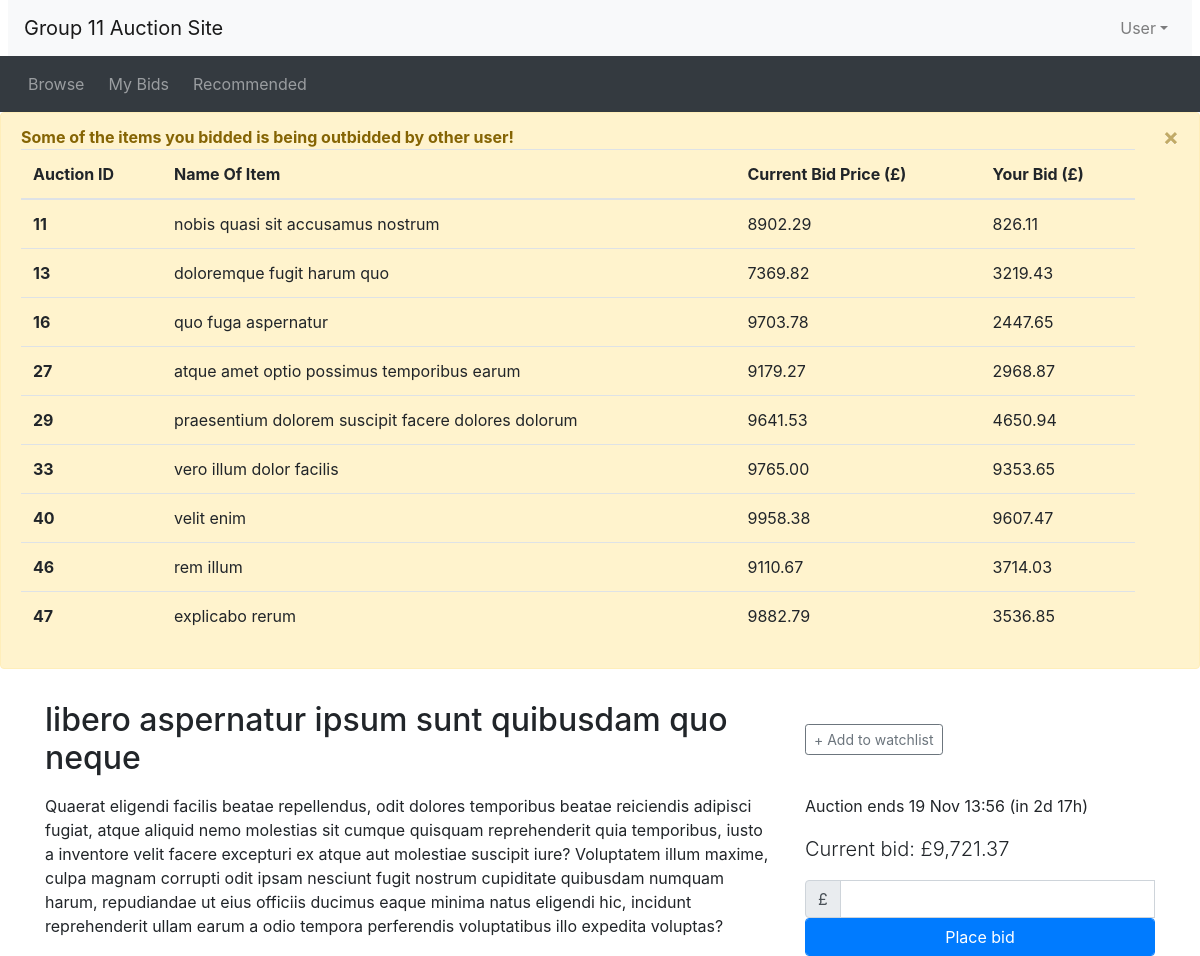
Screenshot of /listing.php?item_id=3 (signed in) with the database file from the repository.
### tables this page shows
CREATE TABLE Auctions (
    AuctionID INT AUTO_INCREMENT,
    UserName VARCHAR(50),
    ItemName TINYTEXT NOT NULL,
    ItemDescription LONGTEXT NOT NULL,
    Category VARCHAR(50),
    StartingPrice FLOAT(10, 2) NOT NULL,
    ReservePrice FLOAT(10, 2) NOT NULL,
    EndingTime DATETIME NOT NULL,
    PRIMARY KEY (AuctionID),
    CONSTRAINT CHECK(ReservePrice > StartingPrice),
    CONSTRAINT FK_UserName_Bid FOREIGN KEY (Username) REFERENCES Users(Username),
    CONSTRAINT FK_Category_Bid FOREIGN KEY (Category) REFERENCES CategoryList(Category)
);

### utilities.php (called while the page is built, shortened)
<?php
function display_time_remaining($interval) {
    if ($interval->days == 0 && $interval->h == 0) {
      $time_remaining = $interval->format('%im %Ss');
    }
    else if ($interval->days == 0) {
      $time_remaining = $interval->format('%hh %im');
    }
    else {
      $time_remaining = $interval->format('%ad %hh');
    }
  return $time_remaining;
}
?>

### listing.php (the view, shortened to what this page needs)
<?php include_once("header.php")?>
<?php include 'database.php'; ?>
<?php require("utilities.php")?>
<?php
  $item_id = $_GET['item_id'];
  $querryCurrentItem = <<<QUERRYTEXT
  SELECT
  a.AuctionID,
  a.ItemName,
  a.ItemDescription,
  a.StartingPrice,
  a.EndingTime,
  COUNT(b.BidID) AS 'CountBids',
  MAX(b.BidPrice) AS 'bidPrice',
  IF(
    MAX(bidPrice) IS NULL,
    a.StartingPrice,
    MAX(bidPrice)
  ) AS 'CurrentPrice',
  a.StartingPrice
FROM
  auctions a
  LEFT JOIN bids b ON a.AuctionID = b.AuctionID
WHERE
  a.AuctionID = {$item_id}
GROUP BY
  a.AuctionID,
  a.ItemName,
  a.ItemDescription,
  a.StartingPrice,
  a.EndingTime
QUERRYTEXT;
  $ItemResult = mysqli_query($connectionView, $querryCurrentItem);
  $ItemInfo = mysqli_fetch_array($ItemResult);
  $title = $ItemInfo['ItemName'];
  $description = $ItemInfo['ItemDescription'];
  $current_price = $ItemInfo['CurrentPrice'];
  $end_time = new DateTime($ItemInfo['EndingTime']);
  $now = new DateTime();
  if ($now < $end_time) {
    $time_to_end = date_diff($now, $end_time);
    $time_remaining = ' (in ' . display_time_remaining($time_to_end) . ')';
  }
  $has_session = true;
  $watching = false;
?>
<div class="container">
<div class="row">
  <div class="col-sm-8">
    <h2 class="my-3"><?php echo($title); ?></h2>
  </div>
  <div class="col-sm-4 align-self-center">
<?php
  if ($now < $end_time):
?>
    <div id="watch_nowatch" <?php if ($has_session && $watching) echo('style="display: none"');?> >
      <button type="button" class="btn btn-outline-secondary btn-sm" onclick="addToWatchlist()">+ Add to watchlist</button>
    </div>
<?php endif  ?>
  </div>
</div>
<div class="row">
  <div class="col-sm-8">
    <div class="itemDescription">
    <?php echo($description); ?>
    </div>
  </div>
  <div class="col-sm-4">
    <p>
<?php if ($now > $end_time): ?>
     This auction ended <?php echo(date_format($end_time, 'j M H:i')) ?>
<?php else: ?>
     Auction ends <?php echo(date_format($end_time, 'j M H:i') . $time_remaining) ?></p>
    <p class="lead">Current bid: £<?php echo(number_format($current_price, 2)) ?></p>
    <form method="POST" action="place_bid.php">
      <div class="input-group">
        <div class="input-group-prepend">
          <span class="input-group-text">£</span>
        </div>
	    <input type="number" class="form-control" id="bid" name="bid">
      </div>
      <button type="submit" class="btn btn-primary form-control">Place bid</button>
    </form>
<?php endif ?>
  </div>
</div>
<?php include_once("footer.php")?>

### header.php (shortened to what this page needs)
<?php require("database.php")?>
<!doctype html>
<html lang="en">
<head>
  <link rel="stylesheet" href="css/bootstrap.min.css">
  <link rel="stylesheet" href="https://cdnjs.cloudflare.com/ajax/libs/font-awesome/4.7.0/css/font-awesome.min.css">
  <link rel="stylesheet" href="css/custom.css">
</head>
<body>
<nav class="navbar navbar-expand-lg navbar-light bg-light mx-2">
  <a class="navbar-brand" href="#">Group 11 Auction Site</a>
  <ul class="navbar-nav ml-auto">
    <li class="nav-item dropdown">
<?php
  if (isset($_SESSION['logged_in']) && $_SESSION['logged_in'] == true) {
    echo "<a class='nav-link dropdown-toggle' href='#' id='navbarDropdown' role='button' data-toggle='dropdown' aria-haspopup='true' aria-expanded='false'>User</a>".
    "<div class='dropdown-menu dropdown-menu-right' aria-labelledby='navbarDropdown'>".
    "<a class='dropdown-item' href='#'>User Name: ".$_SESSION['username']."</a>".
    "<a class='dropdown-item' href='#'>Email: ".$_SESSION['email']."</a>".
    "<a class='dropdown-item' href='#'>User Group: ".$_SESSION['account_type']."</a>".
    "<div class='dropdown-divider'></div>".
    "<a class='dropdown-item' href='logout.php'>Logout</a>";
  }
  else {
    echo '<button type="button" class="btn nav-link" data-toggle="modal" data-target="#loginModal">Login</button>';
  }
?>
      </div>
    </li>
  </ul>
</nav>
<nav class="navbar navbar-expand-lg navbar-dark bg-dark">
  <ul class="navbar-nav align-middle">
	<li class="nav-item mx-1">
      <a class="nav-link" href="browse.php">Browse</a>
    </li>
<?php
  if (isset($_SESSION['account_type']) && $_SESSION['account_type'] == 'buyer') {
  echo('
	<li class="nav-item mx-1">
      <a class="nav-link" href="mybids.php">My Bids</a>
    </li>
	<li class="nav-item mx-1">
      <a class="nav-link" href="recommendations.php">Recommended</a>
    </li>');
  }
?>
  </ul>
</nav>
<?php
if (isset($_SESSION['logged_in']) && $_SESSION['logged_in'] == true) {
  if (isset($_SESSION['account_type']) && $_SESSION['account_type'] == 'buyer') {
  $querryOutbid = <<<QUERRYTEXT
SELECT *
FROM
  (
    SELECT
      a.AuctionID,
      a.ItemName,
      a.StartingPrice,
      MAX(b.BidPrice) AS 'bidPrice',
      IF(
        MAX(bidPrice) IS NULL,
        a.StartingPrice,
        MAX(bidPrice)
      ) AS 'CurrentPrice'
    FROM
      auctions a
      LEFT JOIN bids b ON a.AuctionID = b.AuctionID
    WHERE
      (a.EndingTime - CURRENT_TIMESTAMP) > 0
      AND a.AuctionID IN (
        SELECT
          AuctionID
        FROM
          bids
        WHERE
          UserName = '{$_SESSION['username']}'
        GROUP BY
          AuctionID
      )
    GROUP BY
      a.AuctionID,
      a.ItemName,
      a.ItemDescription,
      a.StartingPrice,
      a.EndingTime
  ) MaxPriceGlobal
  INNER JOIN (
    SELECT
      AuctionID,
      MAX(BidPrice) AS UserMax
    FROM
      bids
    WHERE
      UserName = '{$_SESSION['username']}'
    GROUP BY
      AuctionID
  ) MaxPriceUser ON MaxPriceGlobal.AuctionID = MaxPriceUser.AuctionID
WHERE
  MaxPriceGlobal.CurrentPrice != MaxPriceUser.UserMax
QUERRYTEXT;
$resultOutbid = mysqli_query($connectionView, $querryOutbid);
if (empty(mysqli_fetch_array($resultOutbid)) != TRUE) {
echo <<<TABLEPARTS
<div class="alert alert-warning alert-dismissible fade show" role="alert">
  <strong>Some of the items you bidded is being outbidded by other user!</strong>
  <table class="table">
  <thead>
    <tr>
      <th scope="col">Auction ID</th>
      <th scope="col">Name Of Item</th>
      <th scope="col">Current Bid Price (£)</th>
      <th scope="col">Your Bid (£)</th>
    </tr>
  </thead>
  <tbody>
TABLEPARTS;
while ($row = mysqli_fetch_array($resultOutbid)){
echo <<<ROWPARTS
    <tr>
      <th scope="row">{$row['AuctionID']}</th>
      <td>{$row['ItemName']}</td>
      <td>{$row['CurrentPrice']}</td>
      <td>{$row['UserMax']}</td>
    </tr>
ROWPARTS;
}
echo <<<TABLEPARTS
  </tbody>
</table>
  <button type="button" class="close" data-dismiss="alert" aria-label="Close">
    <span aria-hidden="true">&times;</span>
  </button>
</div>
TABLEPARTS;
   }
 }
}
?>

### rows the page displays
auctions: AuctionID "11", ItemName "nobis quasi sit accusamus nostrum", CurrentPrice "8902.29", UserMax "826.11"
auctions: AuctionID "13", ItemName "doloremque fugit harum quo", CurrentPrice "7369.82", UserMax "3219.43"
auctions: AuctionID "16", ItemName "quo fuga aspernatur", CurrentPrice "9703.78", UserMax "2447.65"
auctions: AuctionID "27", ItemName "atque amet optio possimus temporibus earum", CurrentPrice "9179.27", UserMax "2968.87"
auctions: AuctionID "29", ItemName "praesentium dolorem suscipit facere dolores dolorum", CurrentPrice "9641.53", UserMax "4650.94"
auctions: AuctionID "33", ItemName "vero illum dolor facilis", CurrentPrice "9765.00", UserMax "9353.65"
auctions: AuctionID "40", ItemName "velit enim", CurrentPrice "9958.38", UserMax "9607.47"
auctions: AuctionID "46", ItemName "rem illum", CurrentPrice "9110.67", UserMax "3714.03"
auctions: AuctionID "47", ItemName "explicabo rerum", CurrentPrice "9882.79", UserMax "3536.85"
auctions: ItemName "libero aspernatur ipsum sunt quibusdam quo neque", ItemDescription "Quaerat eligendi facilis beatae repellendus, odit dolores temporibus beatae reiciendis adipisci fugiat, atque aliquid nemo molestias sit cumque quisquam reprehenderit quia temporibus, iusto a inventore velit facere excepturi ex atque aut molestiae suscipit iure? Voluptatem illum maxime, culpa magnam corrupti odit ipsam nesciunt fugit nostrum cupiditate quibusdam numquam harum, repudiandae ut eius officiis ducimus eaque minima natus eligendi hic, incidunt reprehenderit ullam earum a odio tempora perferendis voluptatibus illo expedita voluptas?", EndingTime "19 Nov 13:56", EndingTime "(in 2d 17h)"

### other values shown
$current_price "9,721.37"
